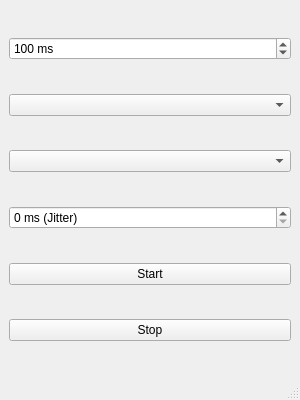
<?xml version="1.0" encoding="UTF-8"?>
<ui version="4.0">
 <class>MainWindow</class>
 <widget class="QMainWindow" name="MainWindow">
  <property name="geometry">
   <rect>
    <x>0</x>
    <y>0</y>
    <width>300</width>
    <height>400</height>
   </rect>
  </property>
  <property name="windowTitle">
   <string>Bento AutoClicker PRO</string>
  </property>
  <widget class="QWidget" name="centralwidget">
   <layout class="QVBoxLayout" name="verticalLayout">
    <item>
     <widget class="QSpinBox" name="spinBoxInterval">
      <property name="suffix">
       <string> ms</string>
      </property>
      <property name="maximum">
       <number>99999</number>
      </property>
      <property name="value">
       <number>100</number>
      </property>
     </widget>
    </item>
    <item>
     <widget class="QComboBox" name="comboBox"/>
    </item>
    <item>
     <widget class="QComboBox" name="comboBoxStrategy"/>
    </item>
    <item>
     <widget class="QSpinBox" name="spinBoxJitter">
      <property name="suffix">
       <string> ms (Jitter)</string>
      </property>
     </widget>
    </item>
    <item>
     <widget class="QPushButton" name="pushButtonStart">
      <property name="text">
       <string>Start</string>
      </property>
     </widget>
    </item>
    <item>
     <widget class="QPushButton" name="pushButtonStop">
      <property name="text">
       <string>Stop</string>
      </property>
     </widget>
    </item>
   </layout>
  </widget>
  <widget class="QStatusBar" name="statusbar"/>
 </widget>
 <resources/>
 <connections/>
</ui>
